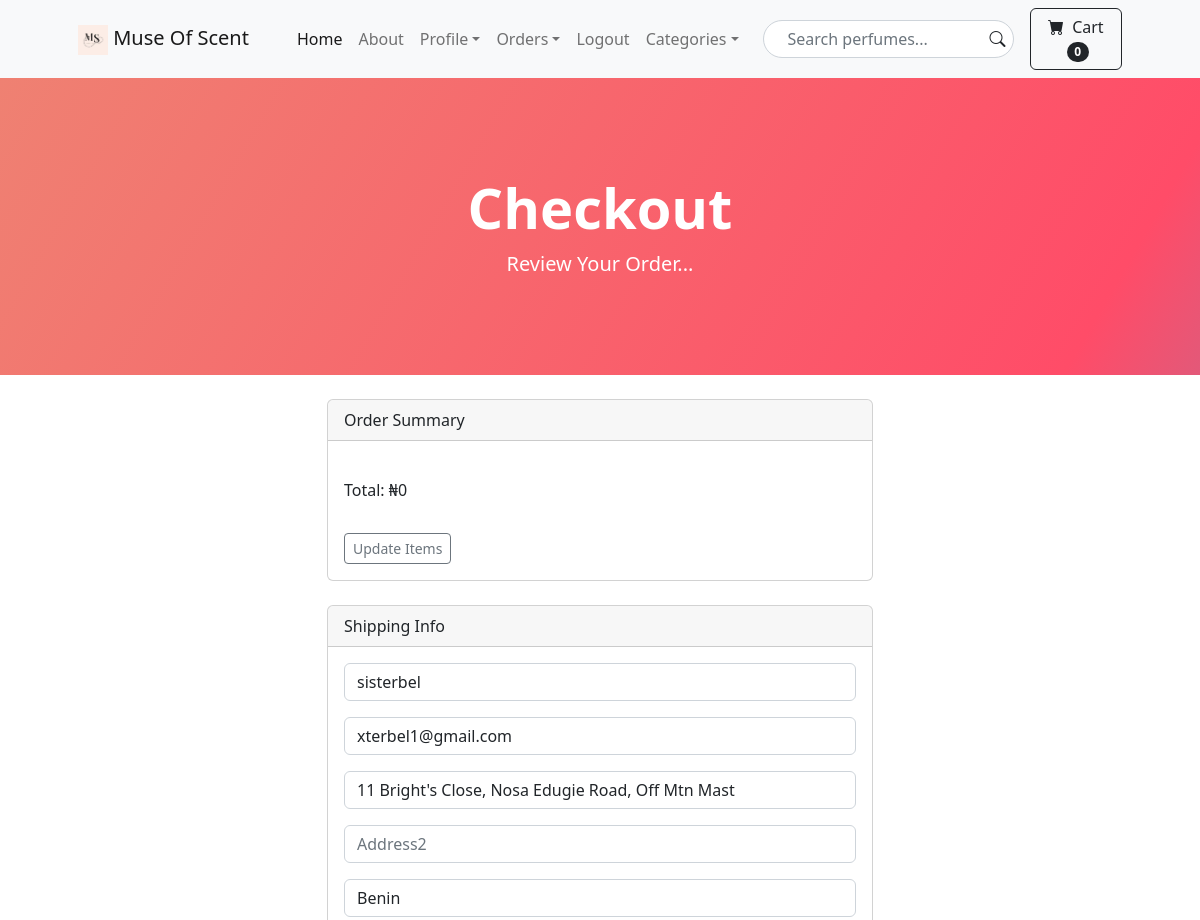
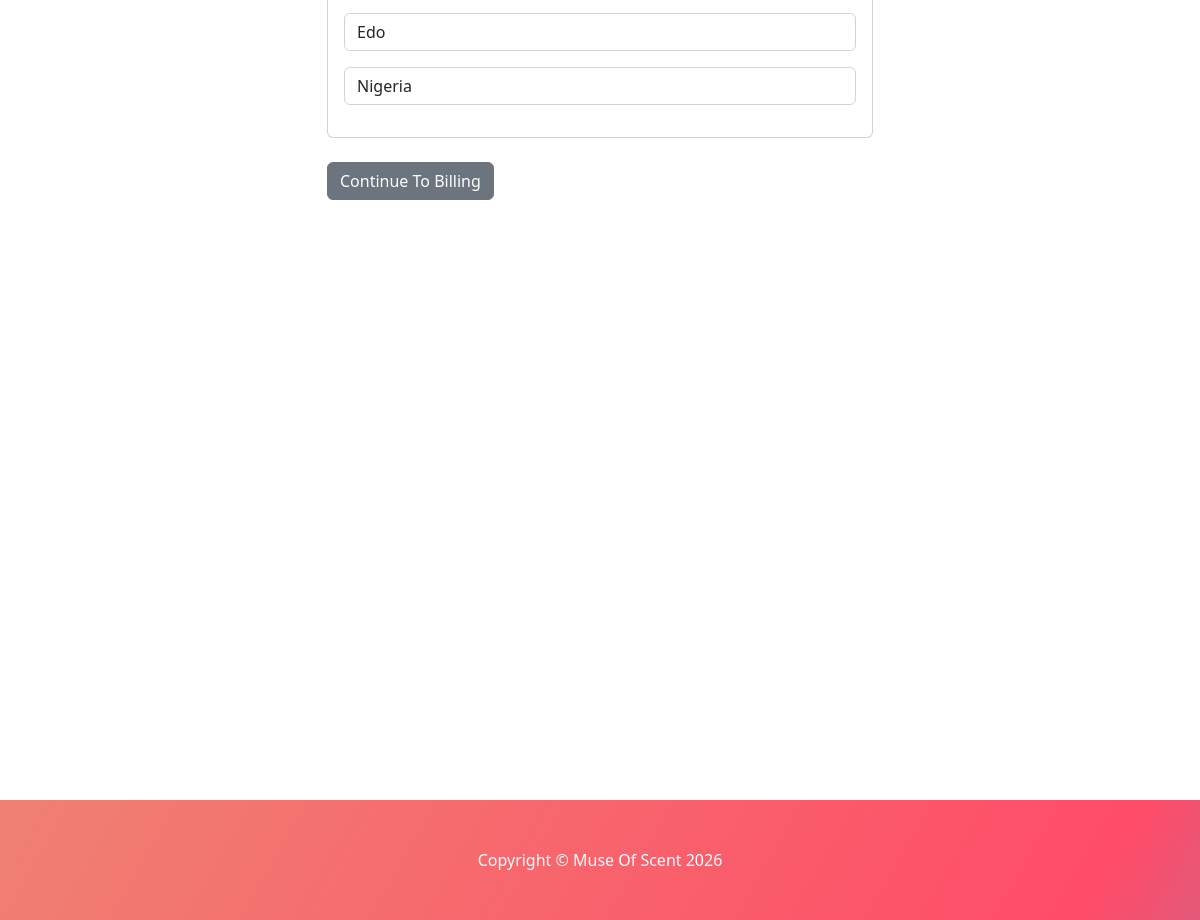
/payment/checkout/ (signed in), run on the app's committed database (2 pictures, top to bottom).
### payment/models.py (models this page shows, shortened)
class ShippingAddress(models.Model):
	user = models.ForeignKey(User, on_delete=models.CASCADE, null=True, blank=True)
	shipping_full_name = models.CharField(max_length=255)
	shipping_email = models.CharField(max_length=255)
	shipping_address1 = models.CharField(max_length=255)
	shipping_address2 = models.CharField(max_length=255, null=True, blank=True)
	shipping_city = models.CharField(max_length=255)
	shipping_state = models.CharField(max_length=255, null=True, blank=True)
	shipping_country = models.CharField(max_length=255)
	class Meta:
		verbose_name_plural = "Shipping Address"

### payment/views.py (the view)
# urls.py: path('checkout/', views.checkout, name='checkout'),
def checkout(request):
	cart = Cart(request)
	cart_products = cart.get_prods
	quantities = cart.get_quants
	totals = cart.cart_total()
	if request.user.is_authenticated:
		shipping_user = ShippingAddress.objects.get(user__id=request.user.id)
		shipping_form = ShippingForm(request.POST or None, instance=shipping_user)
		return render(request, "payment/checkout.html", {'cart_products':cart_products, 'quantities':quantities, 'totals':totals, 'shipping_form':shipping_form})
	else:
		shipping_form = ShippingForm(request.POST or None)
		return render(request, "payment/checkout.html", {'cart_products':cart_products, 'quantities':quantities, 'totals':totals, 'shipping_form':shipping_form})

### cart/cart.py (called while the page is built, shortened)
	def cart_total(self):
		product_ids = self.cart.keys()
		products = Product.objects.filter(id__in=product_ids)
		quantities = self.cart
		total = 0
		return total

	def __len__(self):
		return len(self.cart)

	def get_prods(self):
		product_ids = self.cart.keys()
		products = Product.objects.filter(id__in=product_ids)
		return products

### cart/context_processors.py (called while the page is built)
def cart(request):
	return {'cart':Cart(request)}

### payment/templates/payment/checkout.html (shortened to what this page needs)
{% extends 'base.html' %}
{% block content %}
        <header class="bg-dark py-5 gradient-background">
            <div class="container px-4 px-lg-5 my-5">
                <div class="text-center text-white">
                    <h1 class="display-4 fw-bolder">Checkout</h1>
                    <p class="lead fw-normal text-white-100 mb-0">Review Your Order...</p>
                </div>
            </div>
        </header>
        <br>
       <div class="container">
          <div class="row">
            <div class="col-md-6 offset-md-3">
              <div class="card">
                <div class="card-header">
                  Order Summary
                </div>
                <div class="card-body">
                 <br>
                 <h6>Total: ₦<span>{{ totals }}</span></h6>
                 <br>
                 <a href="{% url 'cart_summary' %}" class="btn btn-sm btn-outline-secondary">Update Items</a>
                </div>
              </div>
              <br>
              <div class="card">
                <div class="card-header">
                  Shipping Info
                </div>
                <div class="card-body">
                  <form method="POST" action="{% url 'billing_info' %}">
                    {{ shipping_form.as_p }}
                </div>
              </div>
              <br>
              <button type="submit" class="btn btn-secondary">Continue To Billing</button>
              <br>
            </div>
          </div>
       </div>
       <br> <br> <br> <br> <br> <br> <br> <br> <br> <br> <br> <br> <br> <br> <br> <br> <br> <br> <br> <br> <br> <br> <br> <br> <br>
{% endblock %}

### data on the page
ShippingAddress: shipping_full_name "sisterbel", shipping_email "xterbel1@gmail.com", shipping_address1 "11 Bright's Close, Nosa Edugie Road, Off Mtn Mast", shipping_city "Benin", shipping_state "Edo", shipping_country "Nigeria"

### other printed values
{{ cart|length }} "0"
{{ totals }} "0"
